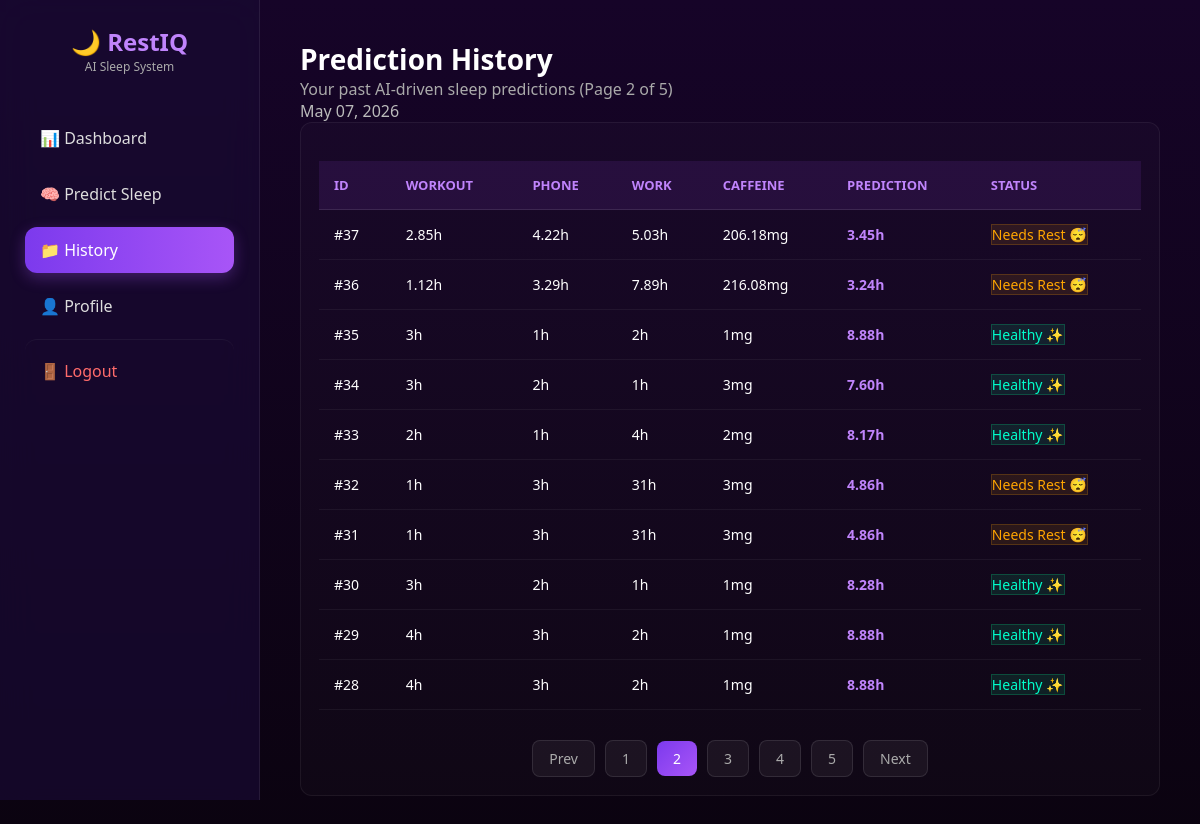
The app's page /history.php?page=2 (signed in) with its own data.
### tables this page shows
CREATE TABLE `history` (
  `id` int NOT NULL,
  `workout` float DEFAULT NULL,
  `reading` float DEFAULT NULL,
  `phone` float DEFAULT NULL,
  `work_hours` float DEFAULT NULL,
  `caffeine` float DEFAULT NULL,
  `relaxation` float DEFAULT NULL,
  `predicted_sleep` float DEFAULT NULL,
  `created_at` timestamp NOT NULL DEFAULT CURRENT_TIMESTAMP
);

### history.php (the view, shortened to what this page needs)
<?php
include 'connection.php';
$limit = 10;
$page = isset($_GET['page']) && is_numeric($_GET['page']) ? (int)$_GET['page'] : 1;
$offset = ($page - 1) * $limit;
$count_res = $conn->query("SELECT COUNT(*) as total FROM history");
$total_rows = $count_res->fetch_assoc()['total'];
$total_pages = ceil($total_rows / $limit);
$stmt = $conn->prepare("SELECT * FROM history ORDER BY id DESC LIMIT ? OFFSET ?");
$stmt->bind_param("ii", $limit, $offset);
$stmt->execute();
$result_data = $stmt->get_result();
?>
<!DOCTYPE html>
<html>
<head>
    <link rel="stylesheet" href="CSS/restiq.css">
    <link rel="stylesheet" href="CSS/pages/history.css">
</head>
<body>
<div class="admin-container">
    <?php include 'sidebar.php'; ?>
    <div class="main-area">
        <div class="page-header">
            <div>
                <h1 class="table-page-title">Prediction History</h1>
                <p class="table-page-subtitle">Your past AI-driven sleep predictions (Page <?php echo $page; ?> of <?php echo $total_pages; ?>)</p>
            </div>
            <div class="page-meta"><?php echo date('F d, Y'); ?></div>
        </div>
        <div class="table-shell">
            <?php if ($result_data && $result_data->num_rows > 0): ?>
                <table>
                    <thead>
                        <tr>
                            <th>ID</th>
                            <th>Workout</th>
                            <th>Phone</th>
                            <th>Work</th>
                            <th>Caffeine</th>
                            <th>Prediction</th>
                            <th>Status</th>
                        </tr>
                    </thead>
                    <tbody>
                        <?php while($row = $result_data->fetch_assoc()): ?>
                            <tr>
                                <td>#<?php echo $row['id']; ?></td>
                                <td><?php echo $row['workout']; ?>h</td>
                                <td><?php echo $row['phone']; ?>h</td>
                                <td><?php echo $row['work_hours']; ?>h</td>
                                <td><?php echo $row['caffeine']; ?>mg</td>
                                <td class="predicted-value"><?php echo number_format($row['predicted_sleep'], 2); ?>h</td>
                                <td>
                                    <?php if ($row['predicted_sleep'] >= 7): ?>
                                        <span class="badge badge-success">Healthy ✨</span>
                                    <?php else: ?>
                                        <span class="badge badge-warning">Needs Rest 😴</span>
                                    <?php endif; ?>
                                </td>
                            </tr>
                        <?php endwhile; ?>
                    </tbody>
                </table>
                <?php if ($total_pages > 1): ?>
                    <div class="pagination">
                        <a href="?page=<?php echo $page - 1; ?>" class="page-link <?php echo ($page <= 1) ? 'disabled' : ''; ?>">Prev</a>
                        <?php
                        $start = max(1, $page - 2);
                        $end = min($total_pages, $start + 4);
                        for ($i = $start; $i <= $end; $i++):
                        ?>
                            <a href="?page=<?php echo $i; ?>" class="page-link <?php echo ($i == $page) ? 'active' : ''; ?>">
                                <?php echo $i; ?>
                            </a>
                        <?php endfor; ?>
                        <a href="?page=<?php echo $page + 1; ?>" class="page-link <?php echo ($page >= $total_pages) ? 'disabled' : ''; ?>">Next</a>
                    </div>
                <?php endif; ?>
            <?php endif; ?>
        </div>
    </div>
</div>
</body>
</html>

### CSS/restiq.css (style rules this page uses)
* { margin: 0; padding: 0; box-sizing: border-box; font-family: 'Segoe UI', sans-serif; }
body { min-height: 100vh; background: linear-gradient(180deg, #160428 0%, #0b0310 100%); color: white; overflow-x: hidden; }
.admin-container { display: flex; align-items: flex-start; }
.main-area { margin-left: 260px; padding: 40px; width: calc(100% - 260px); min-height: 100vh; }

### CSS/pages/history.css (style rules this page uses)
.table-page-title { font-size: 28px; }
.table-page-subtitle { color: #aaa; }
.table-shell table { width: 100%; border-collapse: collapse; margin-top: 20px; }
.table-shell { background: rgba(255,255,255,0.02); border: 1px solid rgba(255,255,255,0.06); padding: 18px; border-radius: 12px; backdrop-filter: none; }
.table-shell th { text-align: left; padding: 15px; background: rgba(168,85,247,0.1); color: #c084fc; font-size: 13px; text-transform: uppercase; border-bottom: 1px solid rgba(255,255,255,0.1); }
.table-shell td { padding: 15px; border-bottom: 1px solid rgba(255,255,255,0.05); font-size: 14px; }
.badge-success { background: rgba(0,255,150,0.1); color: #00ffcc; border: 1px solid rgba(0,255,150,0.2); }
.badge-warning { background: rgba(255,165,0,0.1); color: #ffa500; border: 1px solid rgba(255,165,0,0.2); }
.pagination { display: flex; justify-content: center; align-items: center; gap: 10px; margin-top: 30px; }
.page-link { padding: 8px 16px; background: rgba(255,255,255,0.05); border: 1px solid rgba(255,255,255,0.1); border-radius: 8px; color: #aaa; text-decoration: none; transition: 0.3s; font-size: 14px; }
.page-link.active { background: linear-gradient(135deg, #7c3aed, #a855f7); color: white; border: none; }
.predicted-value { font-weight: 700; color: #c084fc; }
.page-meta { color: #bbb; }

### records on screen
history: id "37", workout "2.85", phone "4.22", work_hours "5.03", caffeine "206.18", predicted_sleep "3.45", shows "Needs Rest 😴"
history: id "36", workout "1.12", phone "3.29", work_hours "7.89", caffeine "216.08", predicted_sleep "3.24", shows "Needs Rest 😴"
history: id "35", workout "3", phone "1", work_hours "2", caffeine "1", predicted_sleep "8.88", shows "Healthy ✨"
history: id "34", workout "3", phone "2", work_hours "1", caffeine "3", predicted_sleep "7.60", shows "Healthy ✨"
history: id "33", workout "2", phone "1", work_hours "4", caffeine "2", predicted_sleep "8.17", shows "Healthy ✨"
history: id "32", workout "1", phone "3", work_hours "31", caffeine "3", predicted_sleep "4.86", shows "Needs Rest 😴"
history: id "31", workout "1", phone "3", work_hours "31", caffeine "3", predicted_sleep "4.86", shows "Needs Rest 😴"
history: id "30", workout "3", phone "2", work_hours "1", caffeine "1", predicted_sleep "8.28", shows "Healthy ✨"
history: id "29", workout "4", phone "3", work_hours "2", caffeine "1", predicted_sleep "8.88", shows "Healthy ✨"
history: id "28", workout "4", phone "3", work_hours "2", caffeine "1", predicted_sleep "8.88", shows "Healthy ✨"

### other values on screen
$page "2"
$total_pages "5"
